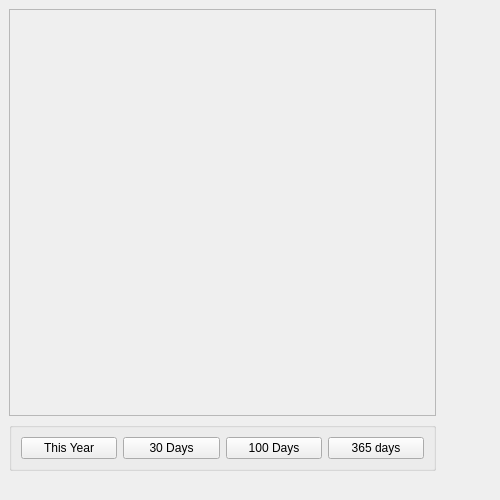
<?xml version="1.0" encoding="UTF-8"?>
<ui version="4.0">
 <class>ReportTabContent</class>
 <widget class="QWidget" name="ReportTabContent">
  <property name="geometry">
   <rect>
    <x>0</x>
    <y>0</y>
    <width>500</width>
    <height>500</height>
   </rect>
  </property>
  <widget class="QWidget" name="gridLayoutWidget_2">
   <property name="geometry">
    <rect>
     <x>9</x>
     <y>9</y>
     <width>427</width>
     <height>462</height>
    </rect>
   </property>
   <layout class="QGridLayout" name="v_main_layout">
    <item row="0" column="0">
     <widget class="QScrollArea" name="v_scrollArea">
      <property name="sizePolicy">
       <sizepolicy hsizetype="Expanding" vsizetype="Expanding">
        <horstretch>0</horstretch>
        <verstretch>0</verstretch>
       </sizepolicy>
      </property>
      <property name="minimumSize">
       <size>
        <width>200</width>
        <height>400</height>
       </size>
      </property>
      <property name="widgetResizable">
       <bool>true</bool>
      </property>
      <widget class="QWidget" name="v_scrollAreaWidgetContents">
       <property name="geometry">
        <rect>
         <x>0</x>
         <y>0</y>
         <width>423</width>
         <height>398</height>
        </rect>
       </property>
       <layout class="QVBoxLayout" name="verticalLayout_6">
        <item>
         <layout class="QVBoxLayout" name="v_items"/>
        </item>
       </layout>
      </widget>
     </widget>
    </item>
    <item row="1" column="0">
     <widget class="QGroupBox" name="v_button_box">
      <property name="sizePolicy">
       <sizepolicy hsizetype="Preferred" vsizetype="Minimum">
        <horstretch>0</horstretch>
        <verstretch>0</verstretch>
       </sizepolicy>
      </property>
      <property name="title">
       <string/>
      </property>
      <layout class="QHBoxLayout" name="horizontalLayout_3">
       <item>
        <widget class="QPushButton" name="button0">
         <property name="enabled">
          <bool>true</bool>
         </property>
         <property name="text">
          <string>This Year</string>
         </property>
        </widget>
       </item>
       <item>
        <widget class="QPushButton" name="button1">
         <property name="enabled">
          <bool>true</bool>
         </property>
         <property name="text">
          <string>30 Days</string>
         </property>
        </widget>
       </item>
       <item>
        <widget class="QPushButton" name="button2">
         <property name="text">
          <string>100 Days</string>
         </property>
        </widget>
       </item>
       <item>
        <widget class="QPushButton" name="button3">
         <property name="text">
          <string>365 days</string>
         </property>
        </widget>
       </item>
      </layout>
     </widget>
    </item>
   </layout>
  </widget>
 </widget>
 <resources/>
 <connections/>
</ui>
